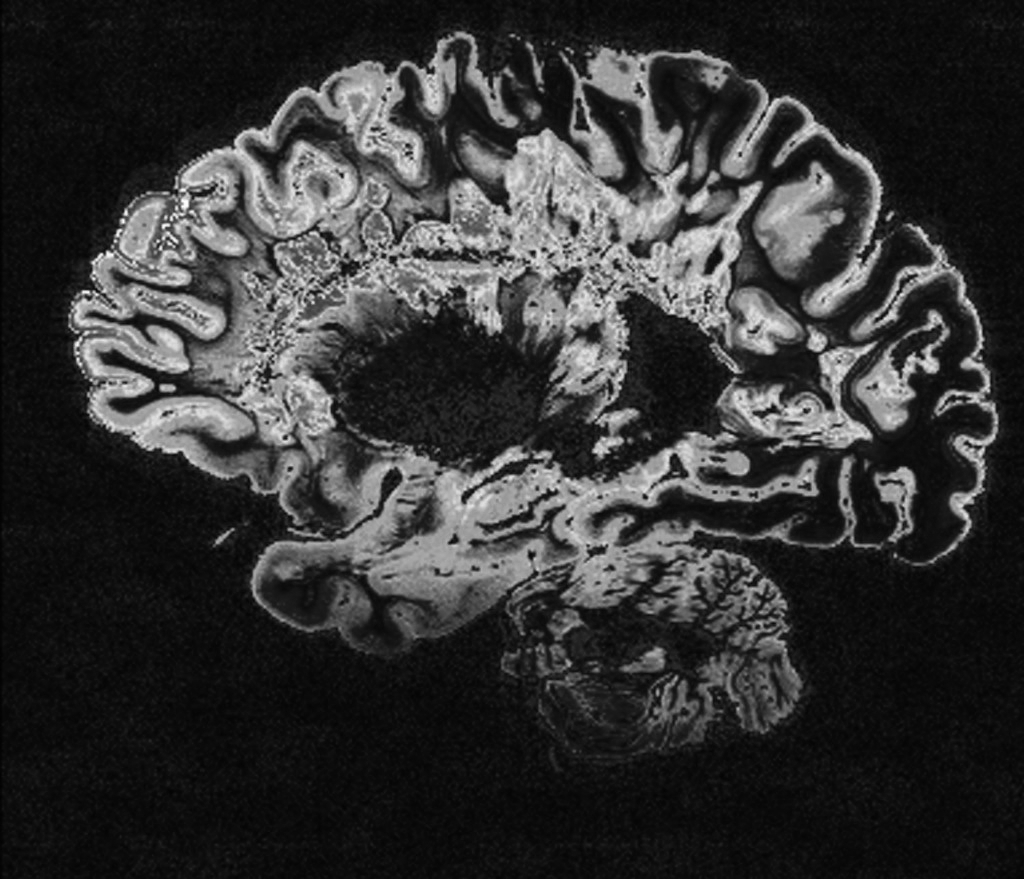
%> input picture tsv/TSV_P3_Ivan_Dominguez/P3imagenes/MRI_gray.jpg, 1024 x 879 px
$ octave P3_ej5.m   (GNU Octave 9; MATLAB toolbox functions it lacks are replaced by stand-ins)
%> lines starting %> are read from the running program, lines starting %| are printed output that depends on the picture; in (x1, y1, x2, y2) boxes, pixels count from 0 and x2, y2 are one past the last pixel; in counts of white or black regions, pixels touching at a corner belong together; the program's own positions count from 1
### tsv/TSV_P3_Ivan_Dominguez/UmbralizaOtsuIntra.m
function [mascara, umbral] = UmbralizaOtsuIntra(ima)

% ima:uint8. ima:double chilla.

varianzas = zeros(1,255);
[h,w]=size(ima);

for k=0:255
    umbral_i=k;
    mascara=ima>umbral_i;
    valores_objeto=ima(mascara); valores_fondo=ima(~mascara);

    % para varianza intra-clase:
    p1=sum(sum(mascara))/(h*w); p0=1-p1;
    v0=var(double(valores_fondo), 1); v1=var(double(valores_objeto), 1);
    varianzas(k+1)= (p0*v0+p1*v1);

    % para varianza inter-clase:
    % m0 = mean(valores_fondo); % Media del fondo
    % m1 = mean(valores_objeto); % Media del objeto
    % varianzas(k+1) = p0 * p1 * (m0 - m1)^2;
end

% para varianza intra-clase:
[~, indice]=min(varianzas);

% para varianza intra-clase:
% [~, indice] = max(varianzas;

umbral=indice-1;
mascara=ima>(umbral);

end

### tsv/TSV_P3_Ivan_Dominguez/P3_ej5.m
% Ejercicio 5

clear all;
close all;
clc;

% Siguiendo el procedimiento del enunciado:

% primero importamos nuestra imagen:

% es importante castear a double de esta forma
% para que no se escalen los valores. simplemente
% cambian de tipo 128->128.0

[ima] = double(imread('P3imagenes/MRI_gray.jpg'));
%> ima: size 879x1024 double; min 1, max 255, mean 52; mean of the top-left, top-right, bottom-left and bottom-right quarters 70.6, 67.6, 31.2, 38.4

% ahora obtenemos el número de filas y columnas:

[filas_imagen, columnas_imagen] = size(ima);
%> filas_imagen = 879; columnas_imagen = 1024

% y ahora un número arbitrario de ventanas en
% vertical y horizontal:

ventanas_en_vertical = 3;
ventanas_en_horizontal = 8;

M=filas_imagen/ventanas_en_vertical;
%> M = 293
N=columnas_imagen/ventanas_en_horizontal;
%> N = 128

% ahora con la funcion blockproc aplicaremos umbralización
% Otsu-Intra en cada uno de los bloques:

% por alguna razon block_struct no acepta multiplicaciones
% de enteros con doubles. hay que pasarlo a logical

                      % máscara                                  % ima
fun = @(block_struct) (UmbralizaOtsuIntra(block_struct.data)) .* (block_struct.data);
ima_proc = blockproc(ima, [M N], fun);
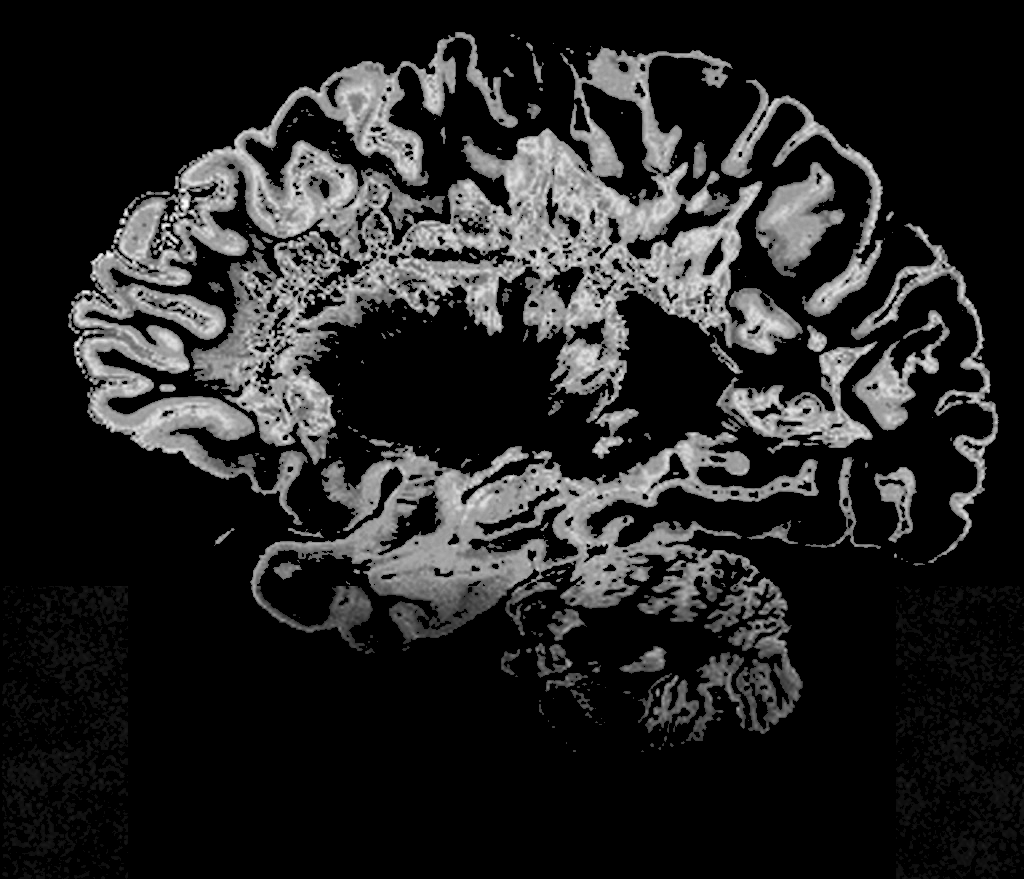
%> ima_proc: size 879x1024 double; min 0, max 255, mean 36.1

% personalmente, quiero ver la diferencia entre umbralizar por bloques
% y sin ellos. para ello umbralizamos normal:

[mascara, umbral] = UmbralizaOtsuIntra(ima);
%> the loop in UmbralizaOtsuIntra (call 25), `for k=0:255` made 256 passes
%> (p1, p0, v0, v1) on passes 1, 3, 4: (1, 0, NaN, 3405.9), (1, 3.22e-05, 0.0333, 3405.9), (1, 0.000233, 0.132, 3406.1)
%> pass 2, in UmbralizaOtsuIntra (call 25), `mascara=ima>umbral_i;`:
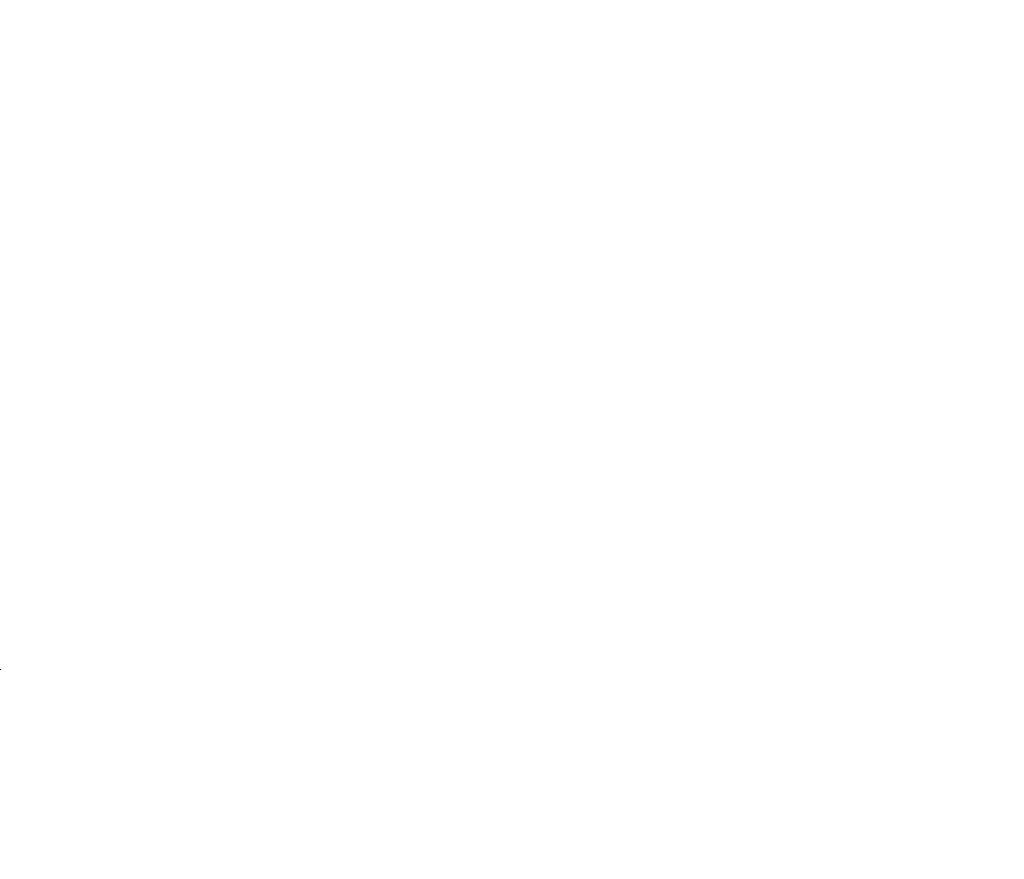
%> mascara: size 879x1024 logical; 100% white; black in thin lines or dots, all inside (x1, y1, x2, y2) = (0, 669, 1, 670)
%> in UmbralizaOtsuIntra (call 25), `[~, indice]=min(varianzas);`: indice = 85
%> in UmbralizaOtsuIntra (call 25), `umbral=indice-1;`: umbral = 84
%> in UmbralizaOtsuIntra (call 25), `mascara=ima>(umbral);`:
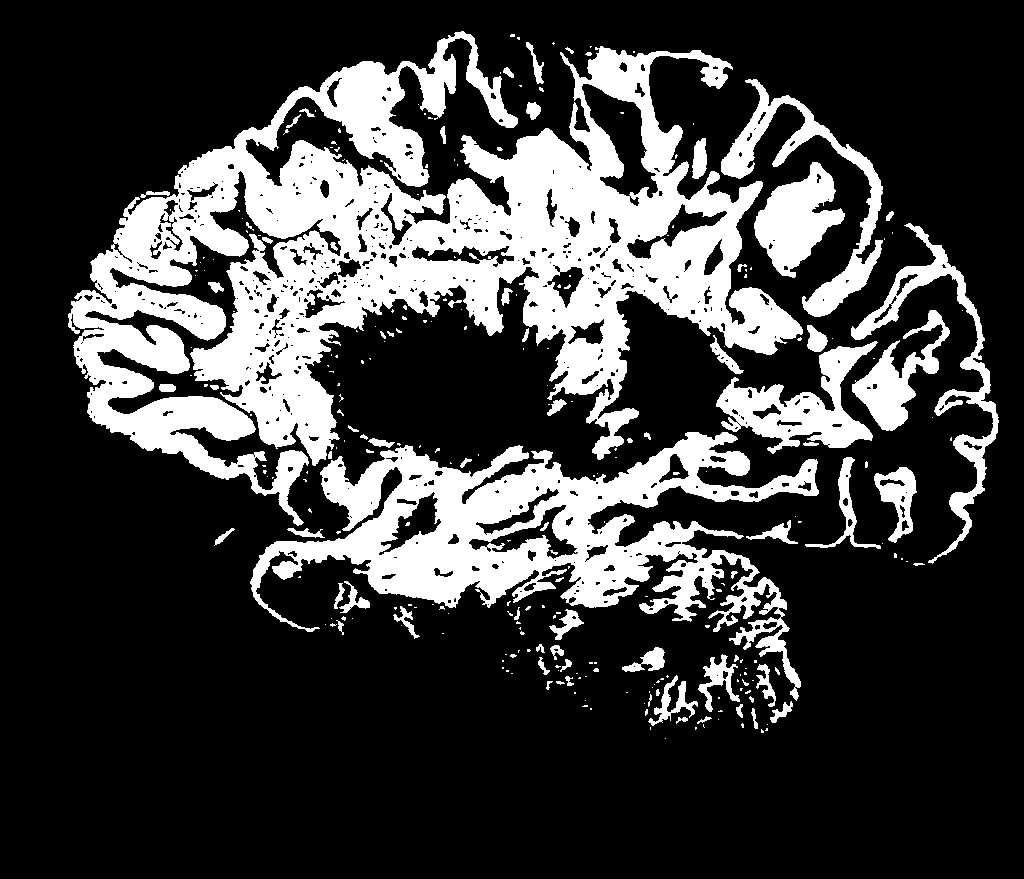
%> mascara: size 879x1024 logical; 24.3% white; 278 white regions (199 under 20 px), largest, box (x1, y1, x2, y2) and area: (68, 31, 803, 526) 130766, (250, 432, 819, 701) 46529, (716, 341, 878, 454) 7008
%> umbral = 84
ima_otsu = logical(mascara) .* ima;

ima = uint8(ima);
%> ima is the input picture: size 879x1024 uint8; min 1, max 255, mean 52

figure;
subplot(1, 3, 1); imshow(ima);
title('Imagen original')
subplot(1, 3, 2); imshow(ima_otsu);
title('Imagen umbralizada (normal)');
subplot(1, 3, 3); imshow(ima_proc);
%> after `imshow(ima_proc)`:
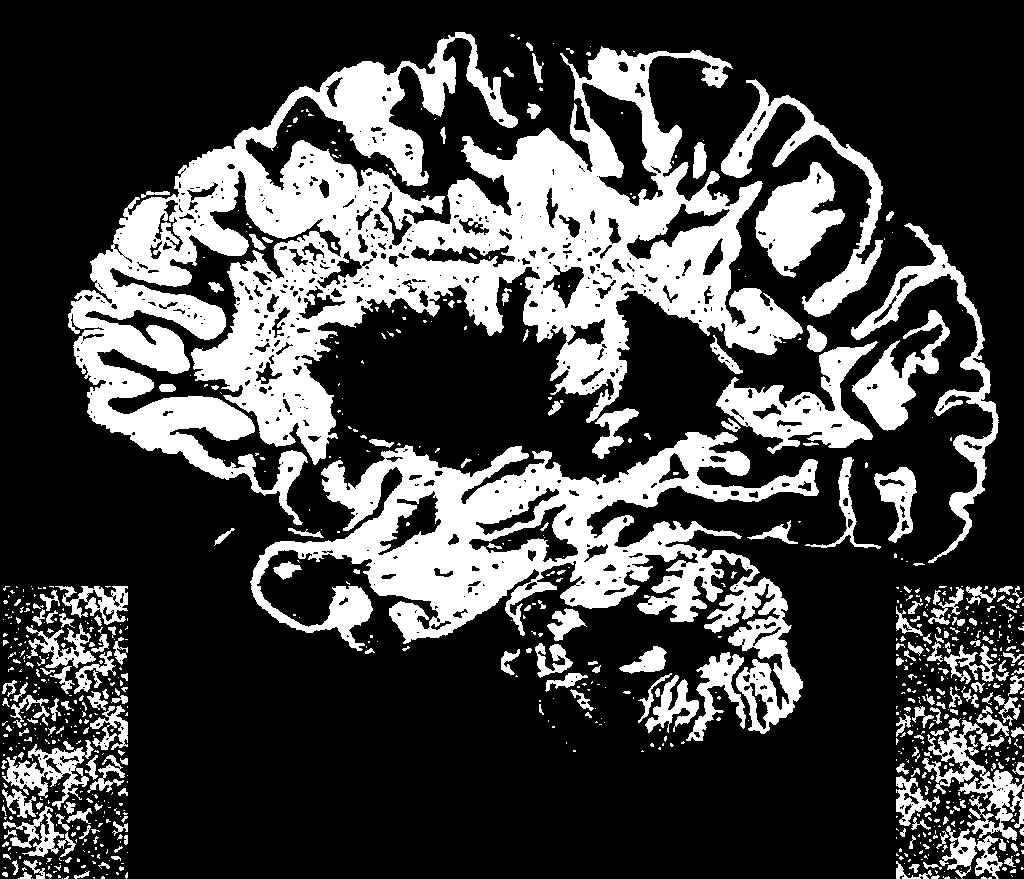
%> displayed picture: size 879x1024, on the screen's scale of 0 to 255; 27.4% white; 853 white regions (615 under 20 px), largest, box (x1, y1, x2, y2) and area: (68, 32, 803, 525) 123483, (250, 432, 819, 734) 52901, (716, 341, 878, 454) 6657
title('Imagen umbralizada (por bloques)');
